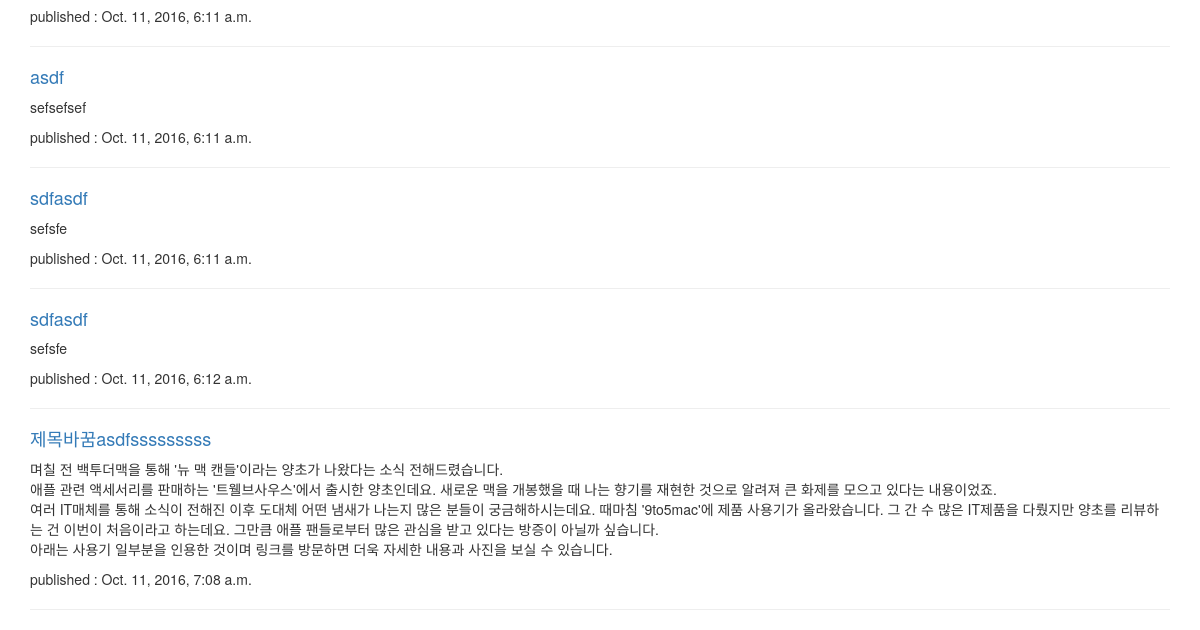
Before: / (lower part) with the older database file.
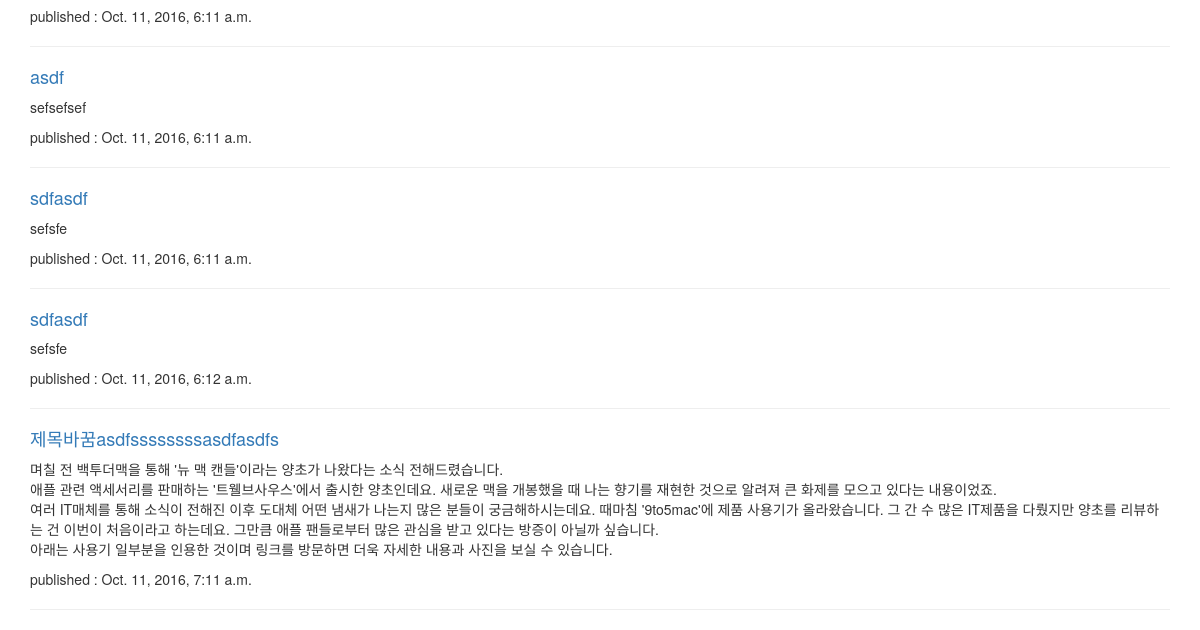
After: the same page with the newer database file.
### blog/models.py (models this page shows, shortened)
class Post(models.Model):
    author = models.ForeignKey('auth.User')
    title = models.CharField(max_length=50)
    text = models.TextField()
    created_date = models.DateTimeField(auto_now_add=True)
    published_date = models.DateTimeField(null=True, blank=True)

### blog/views.py (the view)
# urls.py: url(r'^$', views.post_list, name='post_list'),
def post_list(request):
    posts = Post.objects \
        .filter(
            Q(published_date__lte=timezone.now()) |
            Q(published_date=None)
        ).order_by('published_date')
    return render(request, 'blog/post_list.html', {'post_list': posts, 'title': '타이틀 변수는 title키를 이용해서 접근'})

### blog/templates/blog/post_list.html
{% extends 'blog/base.html' %}
{% block content %}
{% for post in post_list %}
<div>
  <h4><a href="{% url 'blog:post_detail' pk=post.pk %}">{{ post.title }}</a></h4>
  <p>{{ post.text|linebreaksbr }}</p>
  <p>published : {{ post.published_date|default:"모름" }}</p>
</div>
<hr>
{% endfor %}
{% endblock %}

Changed rows visible on the page:
changed Post: title "제목바꿈asdfsssssssss" → "제목바꿈asdfssssssssasdfasdfs"; published_date "Oct. 11, 2016, 7:08 a.m." → "Oct. 11, 2016, 7:11 a.m."
